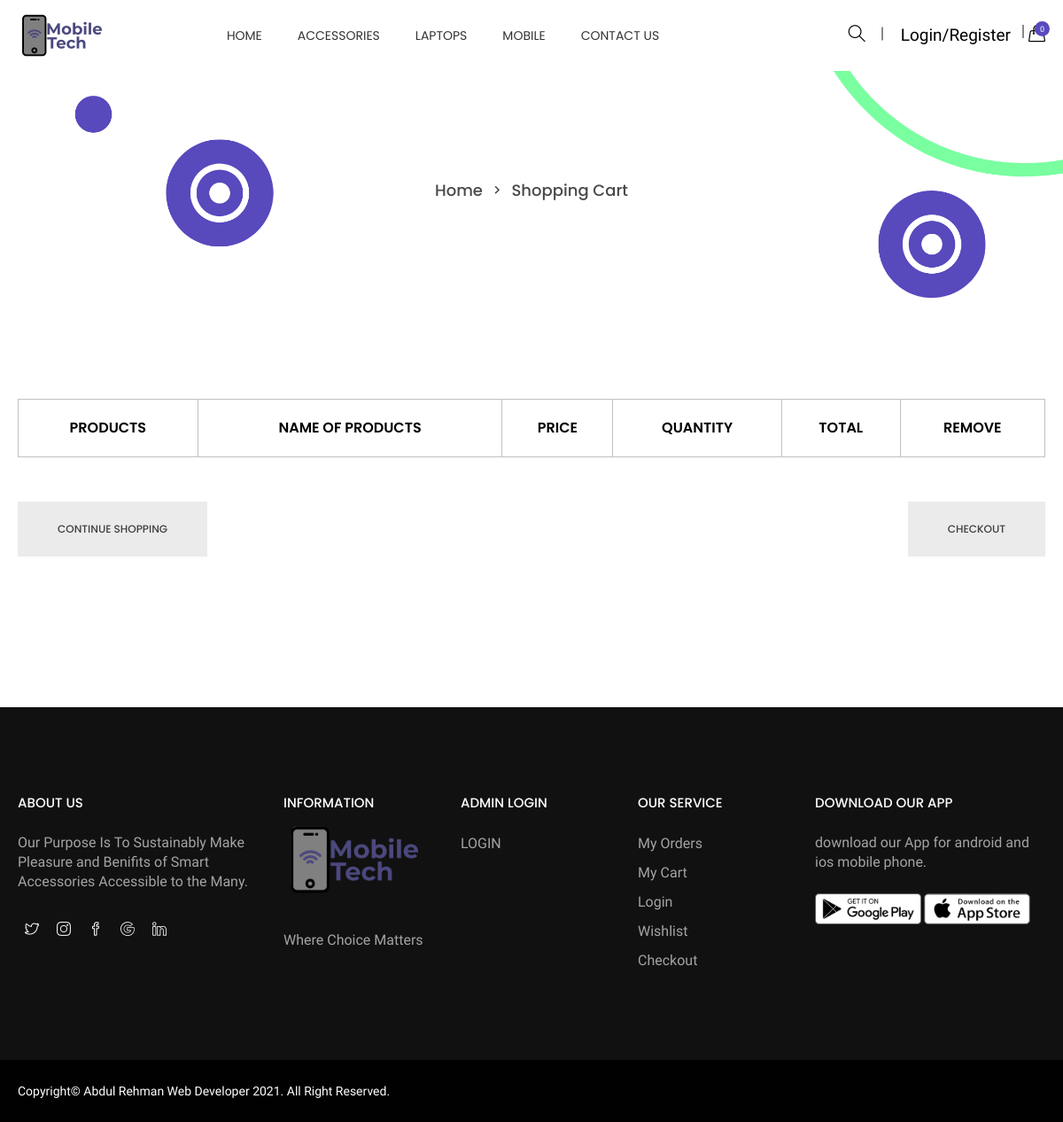
The app's page /cart.php with its own data.
### tables this page shows
CREATE TABLE `categories` (
  `id` int(11) NOT NULL,
  `categories` varchar(255) NOT NULL,
  `status` tinyint(4) NOT NULL
);

### add_to_cart.inc.php (called while the page is built, shortened)
<?php
class add_to_cart{
	function totalProduct(){
		if(isset($_SESSION['cart'])){
			return count($_SESSION['cart']);
		}else{
			return 0;
		}
	}
}
?>

### top.php (the view, shortened to what this page needs)
<?php
require('connection.inc.php');
require('add_to_cart.inc.php');
$cat_res=mysqli_query($con,"select * from categories where status=1 order by categories asc");
$cat_arr=array();
while($row=mysqli_fetch_assoc($cat_res)){
	$cat_arr[]=$row;
}
$obj=new add_to_cart();
$totalProduct=$obj->totalProduct();
?>
<!doctype html>
<html class="no-js" lang="en">
<head>
    <link rel="stylesheet" href="css/bootstrap.min.css">
    <link rel="stylesheet" href="css/owl.carousel.min.css">
    <link rel="stylesheet" href="css/owl.theme.default.min.css">
    <link rel="stylesheet" href="css/core.css">
    <link rel="stylesheet" href="css/shortcode/shortcodes.css">
    <link rel="stylesheet" href="style.css">
    <link rel="stylesheet" href="css/responsive.css">
    <link rel="stylesheet" href="css/custom.css">
</head>
<body>
    <div class="wrapper">
        <header id="htc__header" class="htc__header__area header--one">
            <div id="sticky-header-with-topbar" class="mainmenu__wrap sticky__header">
                <div class="container">
                    <div class="row">
                        <div class="menumenu__container clearfix">
                            <div class="col-lg-2 col-md-2 col-sm-3 col-xs-5">
                                <div class="logo">
                                     <a href="index.php"><img src="images/logo/logo.png" alt="logo images"style="width:100px"></a>
                                </div>
                            </div>
                            <div class="col-md-7 col-lg-6 col-sm-5 col-xs-3">
                                <nav class="main__menu__nav hidden-xs hidden-sm">
                                    <ul class="main__menu">
                                        <li class="drop"><a href="index.php">Home</a></li>
                                        <?php
										foreach($cat_arr as $list){
											?>
											<li><a href="categories.php?id=<?php echo $list['id']?>"><?php echo $list['categories']?></a></li>
											<?php
										}
										?>
                                        <li><a href="contact.php">contact us</a></li>
                                    </ul>
                                </nav>
                            </div>
                            <div class="col-md-3 col-lg-4 col-sm-4 col-xs-4">
                                <div class="header__right">
									<div class="header__search search search__open">
                                        <a href="#"><i class="icon-magnifier icons"></i></a>
                                    </div>
                                    <div class="header__account">
                                        <?php if(isset($_SESSION['USER_LOGIN'])){
											echo '<a href="logout.php">Logout</a> <a href="my_order.php">My Order</a>';
										}else{
											echo '<a href="login.php">Login/Register</a>';
										}
										?>
                                    </div>
                                    <div class="htc__shopping__cart">
                                        <a href="cart.php"><i class="icon-handbag icons"></i></a>
                                        <a href="cart.php"><span class="htc__qua"><?php echo $totalProduct?></span></a>
                                    </div>
                                </div>
                            </div>
                        </div>
                    </div>
                </div>
            </div>
        </header>

### css/shortcode/default.css (style rules this page uses)
*, h1, h2, h3, h4, h5, h6, p, ul, a { margin: 0; padding: 0; }
html { font-size: 100%; }
body { font-family: 'Old Standard TT', serif; color: #666666; font-weight: 400; font-size: 14px; line-height: 24px; -webkit-font-smoothing: antialiased; -moz-osx-font-smoothing: grayscale; }
ul, ol { list-style: none; }
a { color: #333; }
body { overflow-x: hidden; }
a, .btn { transition: all 0.3s ease-out 0s; }
img, .img { max-width: 100%; transition: all 0.3s ease-out 0s; }
p + img, img:last-child { margin-bottom: 0; }
body { background: #fff; }

### css/shortcode/header.css (style rules this page uses)
.main__menu { display: flex; justify-content: center; }
.main__menu > li > a { color: #333333; display: block; font-size: 14px; height: 80px; line-height: 80px; position: relative; text-transform: uppercase; font-family: 'Poppins', sans-serif; transition: transform 0.5s; }
.main__menu li { position: relative; margin: 0 20px; }
.logo a { display: block; }
.header__right { display: flex; justify-content: flex-end; height: 80px; align-items: center; }
.header__search a i { color: #000000; font-size: 19px; position: relative; }
.htc__shopping__cart { position: relative; }
.htc__shopping__cart a span.htc__qua { background: #5849BD; border-radius: 100%; color: #fff; font-size: 9px; height: 17px; line-height: 19px; position: absolute; right: -5px; text-align: center; top: -4px; width: 17px; }
.header__search a { padding-right: 20px; position: relative; margin-right: 20px; }
.header__search a::before { background: #898989; content: ""; height: 15px; position: absolute; right: 0; top: 50%; -webkit-transform: translateY(-70%); transform: translateY(-70%); width: 2px; }
.header__account a { color: #000; font-size: 19px; margin-right: 5px; padding-right: 15px; position: relative; }
.header__account a::before { background: #898989 none repeat scroll 0 0; content: ""; height: 15px; position: absolute; right: 0; top: 0; width: 2px; }
.main__menu li.drop { position: relative; }
.logo { align-items: center; display: flex; height: 80px; justify-content: flex-start; }

### records on screen
categories: categories "ACCESSORIES"
categories: categories "LAPTOPS"
categories: categories "MOBILE"

### other values on screen
$totalProduct "0"
